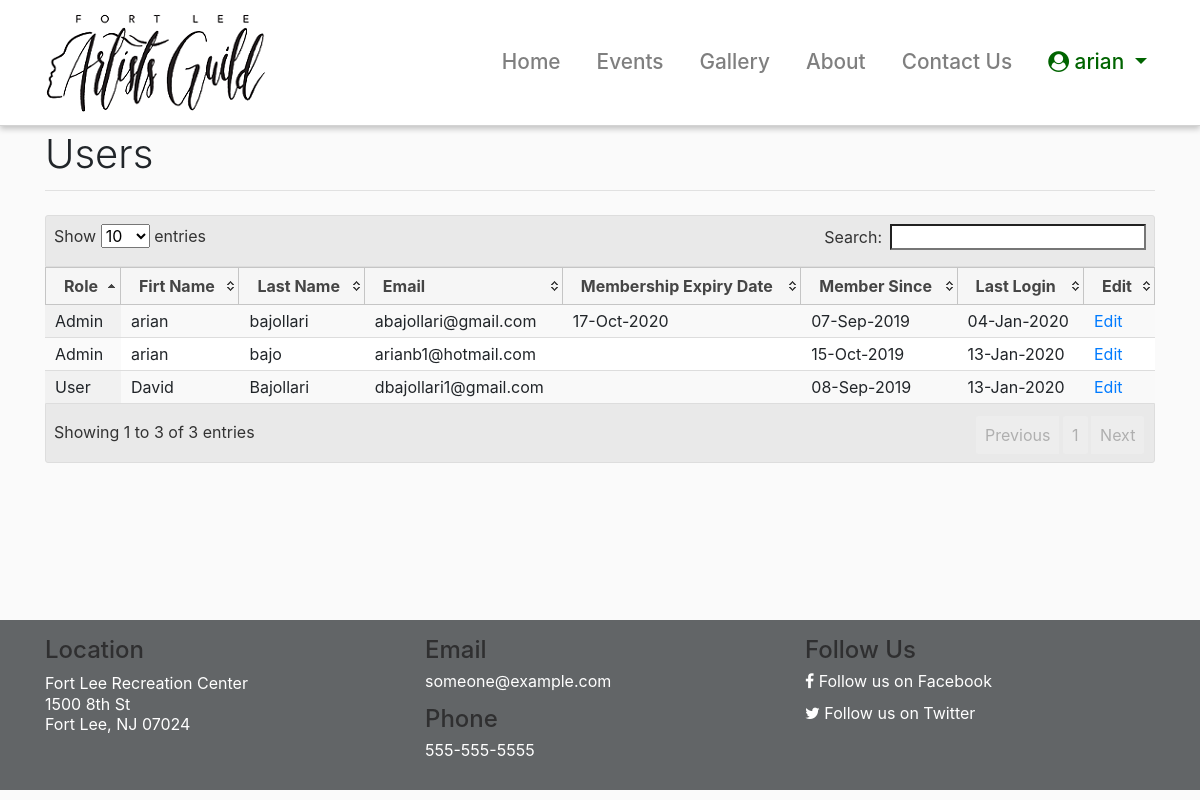
/users (signed in), run on the app's committed database.
### flag/auth/models.py (models this page shows, shortened)
class User(UserMixin, db.Model):
    __tablename__ = 'flagusers'
    id = db.Column(db.Integer,
                   primary_key=True)
    firstName = db.Column(db.String,
                     nullable=False,
                     unique=False)
    lastName = db.Column(db.String,
                     nullable=False,
                     unique=False)
    email = db.Column(db.String(40),
                      unique=True,
                      nullable=False)
    password = db.Column(db.String(200),
                         primary_key=False,
                         unique=False,
                         nullable=False)
    phone = db.Column(db.String(15),
                        index=False,
                        unique=False,
                        nullable=True)
    website = db.Column(db.String(150),
                        index=False,
                        unique=False,
                        nullable=True)
    userRole = db.Column(db.String(1),
                        index=False,
                        unique=False,
                        nullable=False)
    created_On = db.Column(db.DateTime,
                           index=False,
                           unique=False,
                           nullable=False,
                           default=datetime.datetime.now)
    last_login = db.Column(db.DateTime,
                           index=False,
                           unique=False,
                           nullable=True)
    memberStartDate = db.Column(db.DateTime,
                           index=False,
                           unique=False,
                           nullable=True)
    memberExpireDate = db.Column(db.DateTime,
                           index=False,
                           unique=False,
                           nullable=True)
    membershipStatus = db.Column(db.String(1),
                           index=False,
                           unique=False,
                           nullable=True)

### flag/auth/routes.py (the view)
@bpAuth.route('/users')
def users():
    if not current_user.is_authenticated:
        return redirect(url_for('home'))
    if current_user.userRole != "A":
        abort(401) # unauthorized
    allUsers = User.query.all()
    return render_template('auth/users.html', userList = allUsers)

### flag/auth/routes.py (called while the page is built)
@login_manager.user_loader
def load_user(user_id):
    if user_id is not None:
        return User.query.get(user_id)
    return None

### flag/templates/auth/users.html (shortened to what this page needs)
{% extends "layout.html" %}
{% block content %}
<script type=text/javascript src="{{ url_for('static', filename='js/datatables.min.js') }}"></script>
<link rel="stylesheet" href="{{ url_for('static', filename='css/datatables.min.css') }}">
{{ page_title('Users') }}
<table class="display" id="tblUsers" style="width:100%">
    <thead>
        <tr>
            <th>Role</th>
            <th>Firt Name</th>
            <th>Last Name</th>
            <th>Email</th>
            <th>Membership Expiry Date</th>
            <th>Member Since</th>
            <th>Last Login</th>
            <th>Edit</th>
        </tr>
    </thead>
    <tbody>
        {% for user in userList %}
        <tr>
            <td>{% if user.userRole == 'A' %} Admin  {% else %} User {% endif %}</td>
            <td>{{ user.firstName }}</td>
            <td>{{ user.lastName }}</td>
            <td>{{ user.email }}</td>
            <td>
                {% if user.memberExpireDate != None %}
                    {{ user.memberExpireDate.strftime('%d-%b-%Y') }}
                {% endif %}
            </td>
            <td>{{ user.created_On.strftime('%d-%b-%Y') }}</td>
            <td>{{ user.last_login.strftime('%d-%b-%Y') }}</td>
            <td>
                <a href="{{ url_for('auth.profile', user_id = user.id) }}" role="button">
                    Edit
                </a>
            </td>
        </tr>
        {% endfor %}
    </tbody>
</table>
{% endblock %}

### flag/templates/layout.html (shortened to what this page needs)
{% from 'macros.html' import nav_link, page_title with context %}
<!DOCTYPE html>
<html lang="en">
<head>
  <link rel="stylesheet" href="{{ url_for('static', filename='css/jquery-ui.min.css') }}">
  <link rel="stylesheet" href="{{ url_for('static', filename='css/bootstrap.min.css') }}">
  <link rel="stylesheet" href="{{ url_for('static', filename='css/font-awesome.min.css') }}">
  <link rel="stylesheet" href="{{ url_for('static', filename='css/app.css') }}">
</head>
<body>
  <nav class="navbar navbar-expand-lg navbar-light navbar-bg fixed-top">
    <div class="container">
      <a class="navbar-brand" href="/">
        <img src="/static/images/logo1.png" alt="">
      </a>
      <div class="collapse navbar-collapse" id="navbarResponsive">
        <ul class="navbar-nav ml-auto">
          {{ nav_link('home', 'Home') }}
          {{ nav_link('events.events', 'Events') }}
          {{ nav_link('gallery.gallery', 'Gallery') }}
          {{ nav_link('public.about', 'About') }}
          {{ nav_link('public.contact', 'Contact Us') }}
          {% if current_user.is_authenticated %}
          <li class="nav-item dropdown">
            <a class="nav-link dropdown-toggle" href="#" id="navbardrop" data-toggle="dropdown" style="color:darkgreen;">
              <i class="fa fa-user-circle"></i>&nbsp;{{ current_user.firstName }}
            </a>
          </li>
          {% else %}
          <li class="nav-item">
            <a class="nav-link"
              style="border: 1px solid darkgreen; display:inline-block;padding-left: 15px; padding-right: 15px;border-radius:20px;"
              href="{{ url_for('auth.login') }}">Login</a>
          </li>
          {% endif %}
        </ul>
      </div>
    </div>
  </nav>
  <div class="container" style="min-height: 500px;padding-top:10px;">
    {% block content %}
    {% endblock %}
  </div>
  <footer class="py-5" style="padding: 1rem !important;background-color: #626567;">
    <div class="container">
      <div class="row" style="color:white;">
        <div class="col-sm-4">
          <h4 style="color:#2F2F30;">Location</h4>
          <p>
            <a href="https://goo.gl/maps/iVhmAzEYue3JvERB9" target="_blank" style="color:#ffffff;">
              <span style="line-height: 1.3rem;">Fort Lee Recreation Center</span><br>
              <span style="line-height: 1.3rem;">1500 8th St</span><br>
              <span style="line-height: 1.3rem;">Fort Lee, NJ 07024</span>
            </a>
          </p>
        </div>
        <div class="col-sm-4">
          <h4 style="color:#2F2F30;">Email</h4>
          <p>
            <a href="mailto:someone@example.com" target="_top"  style="color:#ffffff;">someone@example.com</a>
          </p>
          <h4 style="color:#2F2F30;">Phone</h4>
          <p>
            <a href="tel:555-555-5555"  style="color:#ffffff;">555-555-5555</a>
          </p>
        </div>
        <div class="col-sm-4">
          <h4 style="color:#2F2F30;">Follow Us</h4>
          <p>
            <a href="https://facebook.com/flag" target="_blank"  style="color:#ffffff;"><i class="fa fa-facebook"></i>&nbsp;Follow us on
              Facebook</a>
          </p>
          <p>
            <a href="https://twitter.com/flag" target="_blank"  style="color:#ffffff;"><i class="fa fa-twitter"></i>&nbsp;Follow us on
              Twitter</a>
          </p>
        </div>
      </div>
  </footer>
</body>
</html>

### flag/templates/macros.html (shortened to what this page needs)
{% macro nav_link(endpoint, name) %}
{% if request.endpoint != None and request.endpoint.endswith(endpoint)%}
<li class="nav-item active">
  <a class="nav-link" href="{{ url_for(endpoint) }}">{{ name }}
    <span class="sr-only">(current)</span>
  </a>
</li>
{% else %}
<li class="nav-item">
  <a class="nav-link" href="{{ url_for(endpoint) }}">{{ name }}</a>
</li>
{% endif %} {% endmacro %}
{% macro page_title(title, buttonUrl='', buttonValue='') %}
<div class="row">
  <div class="col-sm-6">
      <h1 class="font-weight-light text-center text-lg-left">{{ title }}</h1>
  </div>
</div>
<hr class="mt-1 mb-4">
{% endmacro %}

### flag/static/css/app.css (style rules this page uses)
body { margin:0px; line-height: 1 !important; padding-top: 120px; background-color: #FAFAFA; }
.navbar-bg { background-color: white !important; border-bottom: lightgray solid 1px; box-shadow: 0px 0.03rem 0.09rem rgba(0,0,0,0.18), 0px 0.16rem 0.36rem rgba(0,0,0,0.22); padding:.5rem .5rem; }
.nav-item { font-size: 1.3rem; font-weight: 500; padding-left: 20px; }

### data on the page
User: firstName "arian", userRole "Admin", lastName "bajollari", email "abajollari@gmail.com", memberExpireDate "17-Oct-2020", created_On "07-Sep-2019", last_login "04-Jan-2020"
User: userRole "User", firstName "David", lastName "Bajollari", email "dbajollari1@gmail.com", created_On "08-Sep-2019", last_login "13-Jan-2020"
User: userRole "Admin", firstName "arian", lastName "bajo", email "arianb1@hotmail.com", created_On "15-Oct-2019", last_login "13-Jan-2020"

### other printed values
{{ name }} "Home Events Gallery About Contact Us"
{{ title }} "Users"
